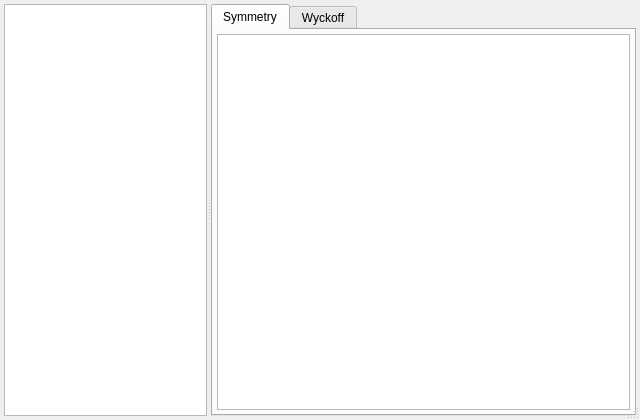
<?xml version="1.0" encoding="UTF-8"?>
<!--
/**
 * space group browser
 * @author Tobias Weber <tweber@ill.fr>
 * @date Apr-2018 
 * @license GPLv3, see 'LICENSE' file
 * @desc The present version was forked on 8-Nov-2018 from the privately developed "magtools" project (https://github.com/t-weber/magtools).
 */
-->
<ui version="4.0">
 <class>SgBrowserDlg</class>
 <widget class="QDialog" name="SgBrowserDlg">
  <property name="geometry">
   <rect>
    <x>0</x>
    <y>0</y>
    <width>640</width>
    <height>420</height>
   </rect>
  </property>
  <property name="windowTitle">
   <string>Magnetic Space Group Types</string>
  </property>
  <property name="sizeGripEnabled">
   <bool>true</bool>
  </property>
  <layout class="QGridLayout" name="gridLayout">
   <property name="leftMargin">
    <number>4</number>
   </property>
   <property name="topMargin">
    <number>4</number>
   </property>
   <property name="rightMargin">
    <number>4</number>
   </property>
   <property name="bottomMargin">
    <number>4</number>
   </property>
   <property name="spacing">
    <number>2</number>
   </property>
   <item row="0" column="0">
    <widget class="QSplitter" name="splitter">
     <property name="frameShape">
      <enum>QFrame::NoFrame</enum>
     </property>
     <property name="orientation">
      <enum>Qt::Horizontal</enum>
     </property>
     <widget class="QTreeWidget" name="m_pTree">
      <property name="sizePolicy">
       <sizepolicy hsizetype="Expanding" vsizetype="Expanding">
        <horstretch>1</horstretch>
        <verstretch>1</verstretch>
       </sizepolicy>
      </property>
      <property name="showDropIndicator" stdset="0">
       <bool>false</bool>
      </property>
      <property name="alternatingRowColors">
       <bool>true</bool>
      </property>
      <property name="allColumnsShowFocus">
       <bool>true</bool>
      </property>
      <attribute name="headerVisible">
       <bool>false</bool>
      </attribute>
      <column>
       <property name="text">
        <string notr="true">1</string>
       </property>
      </column>
     </widget>
     <widget class="QTabWidget" name="tabWidget">
      <property name="sizePolicy">
       <sizepolicy hsizetype="Expanding" vsizetype="Expanding">
        <horstretch>2</horstretch>
        <verstretch>1</verstretch>
       </sizepolicy>
      </property>
      <property name="currentIndex">
       <number>0</number>
      </property>
      <widget class="QWidget" name="tabSym">
       <attribute name="title">
        <string>Symmetry</string>
       </attribute>
       <layout class="QGridLayout" name="gridLayout_2">
        <property name="leftMargin">
         <number>4</number>
        </property>
        <property name="topMargin">
         <number>4</number>
        </property>
        <property name="rightMargin">
         <number>4</number>
        </property>
        <property name="bottomMargin">
         <number>4</number>
        </property>
        <property name="spacing">
         <number>2</number>
        </property>
        <item row="0" column="0">
         <widget class="QListWidget" name="m_pSymOps">
          <property name="showDropIndicator" stdset="0">
           <bool>false</bool>
          </property>
          <property name="defaultDropAction">
           <enum>Qt::IgnoreAction</enum>
          </property>
          <property name="alternatingRowColors">
           <bool>true</bool>
          </property>
          <property name="wordWrap">
           <bool>false</bool>
          </property>
         </widget>
        </item>
       </layout>
      </widget>
      <widget class="QWidget" name="tabWyc">
       <attribute name="title">
        <string>Wyckoff</string>
       </attribute>
       <layout class="QGridLayout" name="gridLayout_3">
        <property name="leftMargin">
         <number>4</number>
        </property>
        <property name="topMargin">
         <number>4</number>
        </property>
        <property name="rightMargin">
         <number>4</number>
        </property>
        <property name="bottomMargin">
         <number>4</number>
        </property>
        <property name="spacing">
         <number>2</number>
        </property>
        <item row="0" column="0">
         <widget class="QTreeWidget" name="m_pWyc">
          <property name="showDropIndicator" stdset="0">
           <bool>false</bool>
          </property>
          <property name="alternatingRowColors">
           <bool>true</bool>
          </property>
          <property name="allColumnsShowFocus">
           <bool>true</bool>
          </property>
          <property name="columnCount">
           <number>1</number>
          </property>
          <attribute name="headerVisible">
           <bool>false</bool>
          </attribute>
          <column>
           <property name="text">
            <string notr="true">1</string>
           </property>
          </column>
         </widget>
        </item>
       </layout>
      </widget>
     </widget>
    </widget>
   </item>
  </layout>
 </widget>
 <tabstops>
  <tabstop>m_pTree</tabstop>
  <tabstop>tabWidget</tabstop>
  <tabstop>m_pSymOps</tabstop>
  <tabstop>m_pWyc</tabstop>
 </tabstops>
 <resources/>
 <connections/>
</ui>
